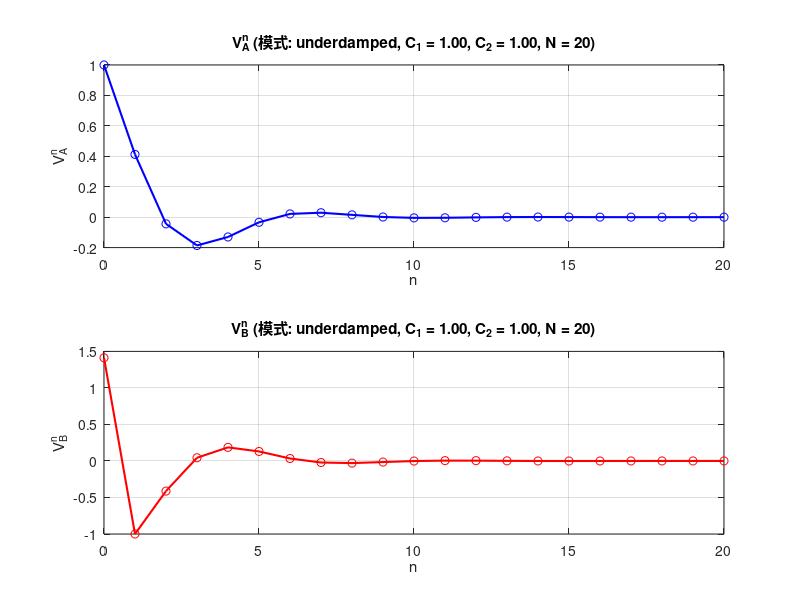
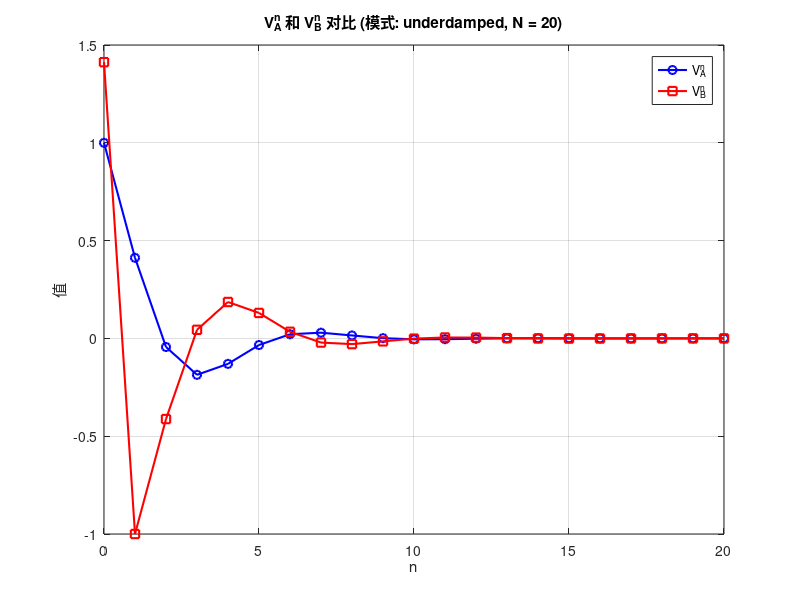
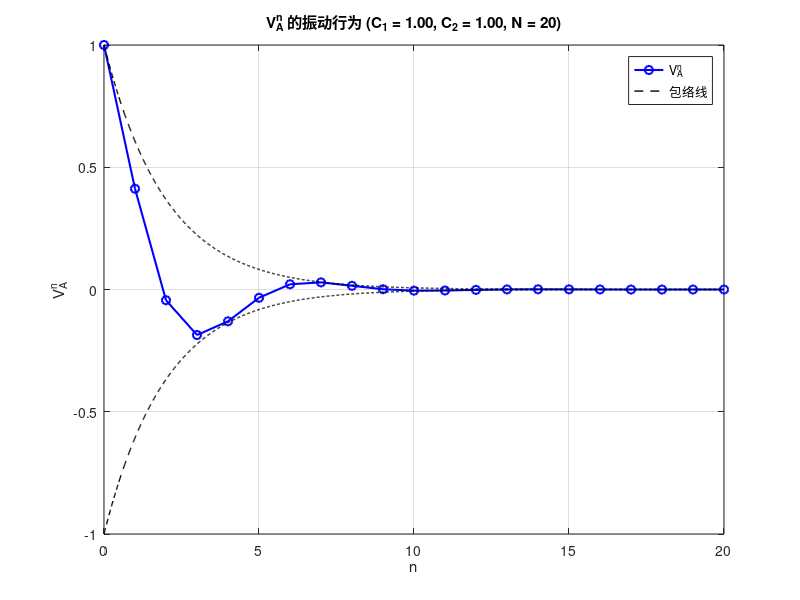

The MATLAB script that drew these images, in order: (Note: this script raises an error after producing the figures.)
%% 计算 V_A^n 和 V_B^n 的脚本（包含三种情况）
% 情况1：C1 > 2*C2（过阻尼，实数特征根）
% 情况2：C1 = 2*C2（临界阻尼，重根 lambda = -1）
% 情况3：C1 < 2*C2（欠阻尼，复数特征根，振动行为）
% 递推关系：V_A^n = -(C1/C2)*V_A^(n-1) + V_B^(n-1)
%           V_B^n = -V_A^(n-1)
% 边界条件：V_A^0 给定，V_A^N = 0

clear; clc; close all;

%% 参数设置
% 选择计算模式：'overdamped', 'critical', 或 'underdamped'
mode = 'underdamped';  % 可改为 'overdamped' 或 'critical'

C1 = 1;      % 对于欠阻尼，C1 < 2*C2
C2 = 1;      % C2 > 0
N = 20;      % 可以取较大的值
V_A0 = 1;    % 初始值 V_A^0

%% 根据模式计算 V_A^n
fprintf('========== 计算模式：%s ==========\n', mode);

if strcmp(mode, 'overdamped')
    % 情况(a)：C1 > 2*C2（过阻尼）
    if C1 <= 2*C2
        error('错误：过阻尼需要 C1 > 2*C2，当前 C1 = %.2f, 2*C2 = %.2f', C1, 2*C2);
    end
    
    % 计算特征根
    lambda_plus = -C1/(2*C2) + sqrt((C1/(2*C2))^2 - 1);
    lambda_minus = -C1/(2*C2) - sqrt((C1/(2*C2))^2 - 1);
    
    fprintf('特征根：lambda_+ = %.6f, lambda_- = %.6f\n', lambda_plus, lambda_minus);
    
    % 计算系数 alpha 和 beta
    alpha = V_A0 / (1 - (lambda_plus/lambda_minus)^N);
    beta = -V_A0 / (1 - (lambda_minus/lambda_plus)^N);
    
    fprintf('系数：alpha = %.6e, beta = %.6e\n', alpha, beta);
    
    % 计算 V_A^n
    n = (0:N)';
    V_A_n = alpha * lambda_plus.^n + beta * lambda_minus.^n;
    
elseif strcmp(mode, 'critical')
    % 情况(b)：C1 = 2*C2（临界阻尼）
    if abs(C1 - 2*C2) > 1e-10
        warning('临界阻尼需要 C1 = 2*C2，当前 C1 = %.2f, 2*C2 = %.2f', C1, 2*C2);
    end
    
    fprintf('临界阻尼：lambda = -1 (重根)\n');
    
    % 计算 V_A^n
    n = (0:N)';
    V_A_n = V_A0 * (1 - n/N) .* (-1).^n;
    
elseif strcmp(mode, 'underdamped')
    % 情况(c)：C1 < 2*C2（欠阻尼，振动行为）
    if C1 >= 2*C2
        error('错误：欠阻尼需要 C1 < 2*C2，当前 C1 = %.2f, 2*C2 = %.2f', C1, 2*C2);
    end
    
    % 计算 omega
    omega = sqrt(1 - (C1/(2*C2))^2);
    fprintf('omega = %.6f\n', omega);
    
    % 检查是否 omega*N 是 pi 的整数倍（会导致 cot 发散）
    if abs(sin(omega*N)) < 1e-12
        warning('omega*N = %.6f 接近 pi 的整数倍，cot(omega*N) 可能发散！', omega*N);
    end
    
    % 计算 V_A^n (公式49)
    n = (0:N)';
    V_A_n = V_A0 * (cos(omega*n) - cot(omega*N) * sin(omega*n)) .* exp(-C1/(2*C2)*n);
    
else
    error('未知模式，请选择 ''overdamped''、''critical'' 或 ''underdamped''');
end

% 验证边界条件 V_A^N = 0
fprintf('V_A^N 的值（应接近0）：%.6e\n', V_A_n(end));

%% 计算 V_B^n 序列（根据递推关系）
% 递推关系：V_B^n = -V_A^(n-1)，其中 n = 1, 2, ..., N-1
% V_B^0 由 V_A^1 = -(C1/C2)*V_A^0 + V_B^0 反推

V_B_n = zeros(N+1, 1);  % 预分配，索引从0开始

% 计算 V_B^0（从第一个递推式反推）
V_B_n(1) = V_A_n(2) + (C1/C2)*V_A_n(1);  % V_B^0 = V_A^1 + (C1/C2)*V_A^0

% 根据 V_B^n = -V_A^(n-1) 计算 n = 1 到 N-1
for n_idx = 1:N-1
    V_B_n(n_idx+1) = -V_A_n(n_idx);  % V_B^n = -V_A^(n-1)
end

% 延伸计算 V_B^N（虽然递推式中没有定义，但可以计算）
V_B_n(N+1) = -V_A_n(N);  % V_B^N = -V_A^(N-1)

%% 验证递推关系 V_A^n = -(C1/C2)*V_A^(n-1) + V_B^(n-1)
fprintf('\n验证递推关系：\n');
fprintf('  n\t V_A^n(计算)\t V_A^n(递推)\t 误差\n');
fprintf('------------------------------------------------------\n');
max_error = 0;
for n_idx = 1:N
    V_A_recur = -(C1/C2)*V_A_n(n_idx) + V_B_n(n_idx);
    error_val = abs(V_A_n(n_idx+1) - V_A_recur);
    if error_val > max_error
        max_error = error_val;
    end
    fprintf('  %d\t %.6f\t %.6f\t %.2e\n', n_idx, V_A_n(n_idx+1), V_A_recur, error_val);
end
fprintf('最大误差：%.2e\n', max_error);

%% 输出详细结果
fprintf('\n========== 计算结果 ==========\n');
fprintf('  n\t V_A^n\t\t V_B^n\n');
fprintf('----------------------------------------\n');
for i = 1:N+1
    if i == 1
        fprintf('  %d\t % .6f\t % .6f (反推)\n', i-1, V_A_n(i), V_B_n(i));
    elseif i == N+1
        fprintf('  %d\t % .6f\t % .6f (延伸)\n', i-1, V_A_n(i), V_B_n(i));
    else
        fprintf('  %d\t % .6f\t % .6f\n', i-1, V_A_n(i), V_B_n(i));
    end
end

%% 绘图
figure;

% 子图1：V_A^n
subplot(2,1,1);
plot(0:N, V_A_n, 'b-', 'LineWidth', 1.5);
hold on;
plot(0:N, V_A_n, 'bo', 'MarkerSize', 6);
xlabel('n');
ylabel('V_A^n');
title(sprintf('V_A^n (模式: %s, C_1 = %.2f, C_2 = %.2f, N = %d)', mode, C1, C2, N));
grid on;

% 子图2：V_B^n
subplot(2,1,2);
plot(0:N, V_B_n, 'r-', 'LineWidth', 1.5);
hold on;
plot(0:N, V_B_n, 'ro', 'MarkerSize', 6);
xlabel('n');
ylabel('V_B^n');
title(sprintf('V_B^n (模式: %s, C_1 = %.2f, C_2 = %.2f, N = %d)', mode, C1, C2, N));
grid on;

% 同时显示
figure;
plot(0:N, V_A_n, 'b-o', 'LineWidth', 1.5, 'MarkerSize', 6);
hold on;
plot(0:N, V_B_n, 'r-s', 'LineWidth', 1.5, 'MarkerSize', 6);
xlabel('n');
ylabel('值');
title(sprintf('V_A^n 和 V_B^n 对比 (模式: %s, N = %d)', mode, N));
legend('V_A^n', 'V_B^n', 'Location', 'best');
grid on;
hold off;

% 单独绘制 V_A^n 的包络线（欠阻尼情况）
if strcmp(mode, 'underdamped')
    figure;
    plot(0:N, V_A_n, 'b-o', 'LineWidth', 1.5, 'MarkerSize', 6);
    hold on;
    % 绘制包络线
    n_env = (0:0.01:N)';
    envelope = V_A0 * exp(-C1/(2*C2)*n_env);
    plot(n_env, envelope, 'k--', 'LineWidth', 1);
    plot(n_env, -envelope, 'k--', 'LineWidth', 1);
    xlabel('n');
    ylabel('V_A^n');
    title(sprintf('V_A^n 的振动行为 (C_1 = %.2f, C_2 = %.2f, N = %d)', C1, C2, N));
    legend('V_A^n', '包络线', 'Location', 'best');
    grid on;
    hold off;
end

%% 保存数据到表格
T = table((0:N)', V_A_n, V_B_n, 'VariableNames', {'n', 'V_A^n', 'V_B^n'});
disp(T);
% writetable(T, 'V_A_V_B_results.csv');  % 取消注释可保存为CSV文件

fprintf('\n计算完成！\n');
